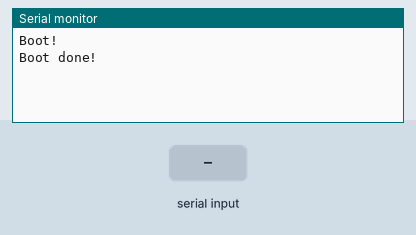
Simulated run of this sketch. Board: Arduino Uno, built with avr-gcc and run on an emulated ATmega328P. Shown: the last lines printed to the serial monitor. The test bench sets the inputs (shaded band).

Above: at 2.0 s.
2.1 s: "1" received over the second serial link
At 3.1 s:
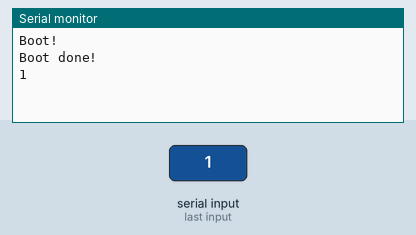
3.6 s: "0" received over the second serial link
At 4.3 s:
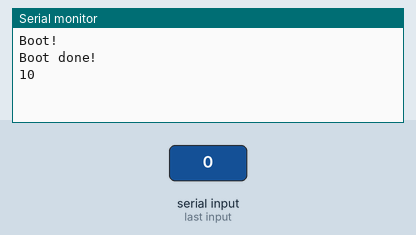

The sketch:

test5.ino
```cpp
#include <SoftwareSerial.h>

SoftwareSerial wifiSerial(9, 10); // RX, TX


void setup()
{

  // Open serial communications and wait for port to open:
  Serial.begin(9600);
  while (!Serial) {
    ; // wait for serial port to connect. Needed for native USB port only
  }


  Serial.println("Boot!");


  wifiSerial.begin(9600);

  delay(800);


  Serial.println("Boot done!");

}

void loop()
{
  if (wifiSerial.available()) {
    Serial.write(wifiSerial.read());
  }
  if (Serial.available()) {
     wifiSerial.write(Serial.read());
  }
}
```

Measured:
- after the input at 2.1 s, the serial monitor: prints a new line at once (image 1)
- after the input at 3.6 s, the serial monitor: prints a new line at once (image 2)
